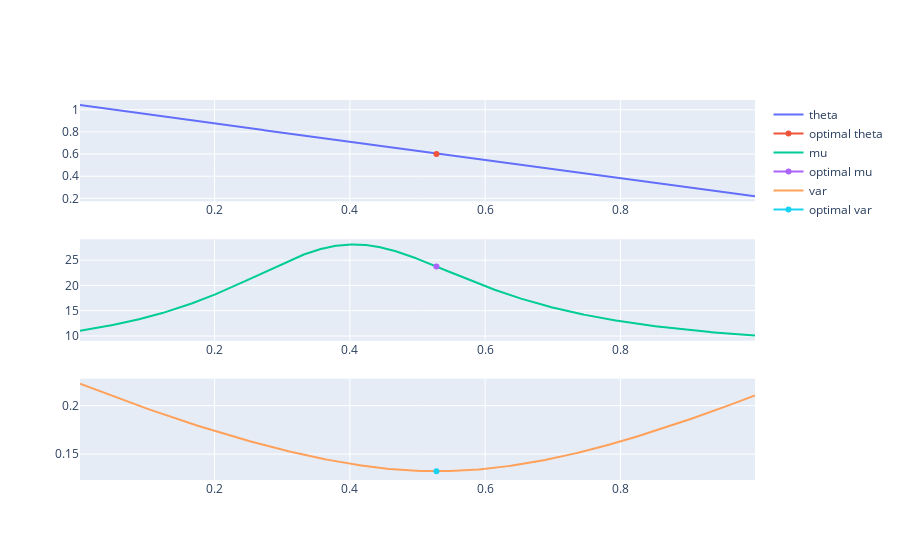

Notebook code cell kept with this figure:
### Code cell
params = ou_estimator.get_results()
optimial_theta = [params["theta"][np.argmax(average_likelhood)]]
optimial_mu = [params["mu"][np.argmax(average_likelhood)]]
optimial_var = [np.sqrt(params["var"][np.argmax(average_likelhood)])]

fig = make_subplots(rows=3, cols=1)

fig.add_trace(go.Scatter(x=shares, y=params["theta"], name="theta"), row=1, col=1)
fig.add_trace(go.Scatter(x=[shares[np.argmax(average_likelhood)]], y=optimial_theta, name="optimal theta"), row=1, col=1)

fig.add_trace(go.Scatter(x=shares, y=params["mu"], name="mu"), row=2, col=1)
fig.add_trace(go.Scatter(x=[shares[np.argmax(average_likelhood)]], y=optimial_mu, name="optimal mu"), row=2, col=1)

fig.add_trace(go.Scatter(x=shares, y=np.sqrt(params["var"]), name="var"), row=3, col=1)
fig.add_trace(go.Scatter(x=[shares[np.argmax(average_likelhood)]], y=optimial_var, name="optimal var"), row=3, col=1)

fig.show()

### Figure 1 — Plotly figure (JSON) as saved in the notebook; plotly's stock layout.template omitted (floating-point values rounded to 4 significant figures; data arrays with more than 128 entries replaced by an {"elided": "..."} marker saying what was removed)
{"data": [{"name": "theta", "type": "scatter", "x": {"elided": "999 float values"}, "xaxis": "x", "y": {"elided": "999 float values"}, "yaxis": "y"}, {"name": "optimal theta", "type": "scatter", "x": [0.528], "xaxis": "x", "y": [0.6009], "yaxis": "y"}, {"name": "mu", "type": "scatter", "x": {"elided": "999 float values"}, "xaxis": "x2", "y": {"elided": "999 float values"}, "yaxis": "y2"}, {"name": "optimal mu", "type": "scatter", "x": [0.528], "xaxis": "x2", "y": [23.75], "yaxis": "y2"}, {"name": "var", "type": "scatter", "x": {"elided": "999 float values"}, "xaxis": "x3", "y": {"elided": "999 float values"}, "yaxis": "y3"}, {"name": "optimal var", "type": "scatter", "x": [0.528], "xaxis": "x3", "y": [0.1324], "yaxis": "y3"}], "layout": {"autosize": true, "xaxis": {"anchor": "y", "autorange": true, "domain": [0, 1], "range": [0.001, 0.999], "type": "linear"}, "xaxis2": {"anchor": "y2", "autorange": true, "domain": [0, 1], "range": [0.001, 0.999], "type": "linear"}, "xaxis3": {"anchor": "y3", "autorange": true, "domain": [0, 1], "range": [0.001, 0.999], "type": "linear"}, "yaxis": {"anchor": "x", "autorange": true, "domain": [0.7333, 1], "range": [0.1727, 1.088], "type": "linear"}, "yaxis2": {"anchor": "x2", "autorange": true, "domain": [0.3667, 0.6333], "range": [9.071, 29.12], "type": "linear"}, "yaxis3": {"anchor": "x3", "autorange": true, "domain": [0, 0.2667], "range": [0.1183, 0.2281], "type": "linear"}}}
